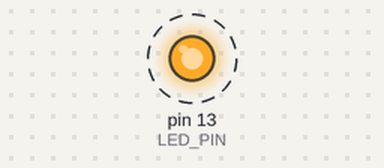
Recording of a sketch running on a simulated Arduino Uno, built with avr-gcc and run on an emulated ATmega328P. On the bench: output pins drawn as LEDs (lit = HIGH). Dashed ring = blinking. What the sketch prints to the serial monitor is not drawn.

Above: at 0.5 s.
Timing chart, 0 to 4.6 s (numbered marks = the images above):
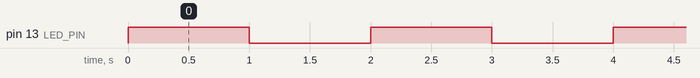

Measured:
- by itself, pin 13 (LED_PIN): alternates HIGH for 1.0 s and LOW for 1.0 s

The sketch:

MPU6050_raw.ino
```cpp
// I2C device class (I2Cdev) demonstration Arduino sketch for MPU6050 class
// 10/7/2011 by Jeff Rowberg <jeff@rowberg.net>
// Updates should (hopefully) always be available at https://github.com/jrowberg/i2cdevlib
//
// Changelog:
//      2013-05-08 - added multiple output formats
//                 - added seamless Fastwire support
//      2011-10-07 - initial release

/* ============================================
I2Cdev device library code is placed under the MIT license
Copyright (c) 2011 Jeff Rowberg

Permission is hereby granted, free of charge, to any person obtaining a copy
of this software and associated documentation files (the "Software"), to deal
in the Software without restriction, including without limitation the rights
to use, copy, modify, merge, publish, distribute, sublicense, and/or sell
copies of the Software, and to permit persons to whom the Software is
furnished to do so, subject to the following conditions:

The above copyright notice and this permission notice shall be included in
all copies or substantial portions of the Software.

THE SOFTWARE IS PROVIDED "AS IS", WITHOUT WARRANTY OF ANY KIND, EXPRESS OR
IMPLIED, INCLUDING BUT NOT LIMITED TO THE WARRANTIES OF MERCHANTABILITY,
FITNESS FOR A PARTICULAR PURPOSE AND NONINFRINGEMENT. IN NO EVENT SHALL THE
AUTHORS OR COPYRIGHT HOLDERS BE LIABLE FOR ANY CLAIM, DAMAGES OR OTHER
LIABILITY, WHETHER IN AN ACTION OF CONTRACT, TORT OR OTHERWISE, ARISING FROM,
OUT OF OR IN CONNECTION WITH THE SOFTWARE OR THE USE OR OTHER DEALINGS IN
THE SOFTWARE.
===============================================
*/

// I2Cdev and MPU6050 must be installed as libraries, or else the .cpp/.h files
// for both classes must be in the include path of your project
#include "I2Cdev.h"
#include "MPU6050.h"

// Arduino Wire library is required if I2Cdev I2CDEV_ARDUINO_WIRE implementation
// is used in I2Cdev.h
#if I2CDEV_IMPLEMENTATION == I2CDEV_ARDUINO_WIRE
    #include "Wire.h"
#endif

// class default I2C address is 0x68
// specific I2C addresses may be passed as a parameter here
// AD0 low = 0x68 (default for InvenSense evaluation board)
// AD0 high = 0x69
MPU6050 accelgyro;
//MPU6050 accelgyro(0x69); // <-- use for AD0 high

int16_t ax, ay, az;
int16_t gx, gy, gz;


// uncomment "OUTPUT_READABLE_ACCELGYRO" if you want to see a tab-separated
// list of the accel X/Y/Z and then gyro X/Y/Z values in decimal. Easy to read,
// not so easy to parse, and slow(er) over UART.
#define OUTPUT_READABLE_ACCELGYRO

// uncomment "OUTPUT_BINARY_ACCELGYRO" to send all 6 axes of data as 16-bit
// binary, one right after the other. This is very fast (as fast as possible
// without compression or data loss), and easy to parse, but impossible to read
// for a human.
//#define OUTPUT_BINARY_ACCELGYRO


#define LED_PIN 13
bool blinkState = false;

void setup() {


    // join I2C bus (I2Cdev library doesn't do this automatically)
    #if I2CDEV_IMPLEMENTATION == I2CDEV_ARDUINO_WIRE
        Wire.begin();
    #elif I2CDEV_IMPLEMENTATION == I2CDEV_BUILTIN_FASTWIRE
        Fastwire::setup(400, true);
    #endif

    // initialize serial communication
    // (38400 chosen because it works as well at 8MHz as it does at 16MHz, but
    // it's really up to you depending on your project)
    Serial.begin(9600);

    // initialize device
    Serial.println("Initializing I2C devices...");
/*
    accelgyro.initialize();

    // verify connection
    Serial.println("Testing device connections...");
    Serial.println(accelgyro.testConnection() ? "MPU6050 connection successful" : "MPU6050 connection failed");

    // use the code below to change accel/gyro offset values
    /*
    Serial.println("Updating internal sensor offsets...");
    // -76	-2359	1688	0	0	0
    Serial.print(accelgyro.getXAccelOffset()); Serial.print("\t"); // -76
    Serial.print(accelgyro.getYAccelOffset()); Serial.print("\t"); // -2359
    Serial.print(accelgyro.getZAccelOffset()); Serial.print("\t"); // 1688
    Serial.print(accelgyro.getXGyroOffset()); Serial.print("\t"); // 0
    Serial.print(accelgyro.getYGyroOffset()); Serial.print("\t"); // 0
    Serial.print(accelgyro.getZGyroOffset()); Serial.print("\t"); // 0
    Serial.print("\n");
    accelgyro.setXGyroOffset(220);
    accelgyro.setYGyroOffset(76);
    accelgyro.setZGyroOffset(-85);
    Serial.print(accelgyro.getXAccelOffset()); Serial.print("\t"); // -76
    Serial.print(accelgyro.getYAccelOffset()); Serial.print("\t"); // -2359
    Serial.print(accelgyro.getZAccelOffset()); Serial.print("\t"); // 1688
    Serial.print(accelgyro.getXGyroOffset()); Serial.print("\t"); // 0
    Serial.print(accelgyro.getYGyroOffset()); Serial.print("\t"); // 0
    Serial.print(accelgyro.getZGyroOffset()); Serial.print("\t"); // 0
    Serial.print("\n");
    */

    // configure Arduino LED for
    pinMode(LED_PIN, OUTPUT);
}

void loop() {
  /*
    // read raw accel/gyro measurements from device
    accelgyro.getMotion6(&ax, &ay, &az, &gx, &gy, &gz);

    // these methods (and a few others) are also available
    //accelgyro.getAcceleration(&ax, &ay, &az);
    //accelgyro.getRotation(&gx, &gy, &gz);

    #ifdef OUTPUT_READABLE_ACCELGYRO
        // display tab-separated accel/gyro x/y/z values
        Serial.print("a/g:\t");
        Serial.print(ax); Serial.print("\t");
        Serial.print(ay); Serial.print("\t");
        Serial.print(az); Serial.print("\t");
        Serial.print(gx); Serial.print("\t");
        Serial.print(gy); Serial.print("\t");
        Serial.println(gz);
    #endif

    #ifdef OUTPUT_BINARY_ACCELGYRO
        Serial.write((uint8_t)(ax >> 8)); Serial.write((uint8_t)(ax & 0xFF));
        Serial.write((uint8_t)(ay >> 8)); Serial.write((uint8_t)(ay & 0xFF));
        Serial.write((uint8_t)(az >> 8)); Serial.write((uint8_t)(az & 0xFF));
        Serial.write((uint8_t)(gx >> 8)); Serial.write((uint8_t)(gx & 0xFF));
        Serial.write((uint8_t)(gy >> 8)); Serial.write((uint8_t)(gy & 0xFF));
        Serial.write((uint8_t)(gz >> 8)); Serial.write((uint8_t)(gz & 0xFF));
    #endif
*/
    // blink LED to indicate activity
    blinkState = !blinkState;
    digitalWrite(LED_PIN, blinkState);
    delay(1000);
}
```
